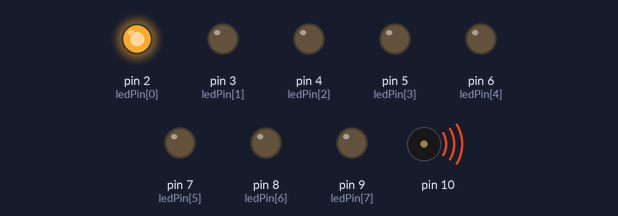
The sketch below on a simulated Arduino Uno, built with avr-gcc and run on an emulated ATmega328P. Parts: output pins drawn as LEDs (lit = HIGH), buzzer (waves = sounding).

Above: at 0.12 s.
At 1.1 s:
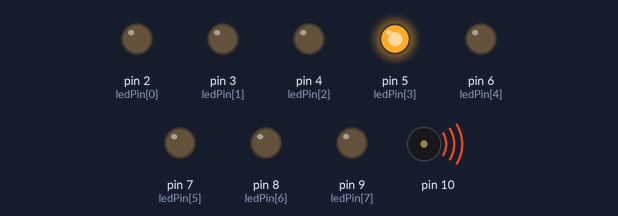
At 2.4 s:
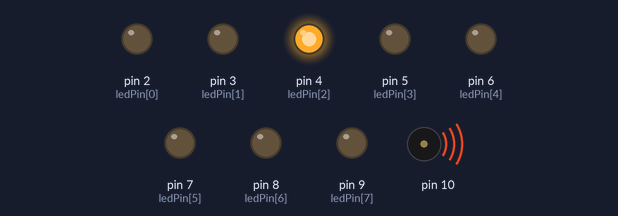
At 2.72 s:
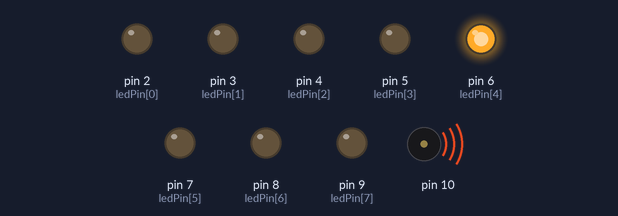
At 3.37 s:
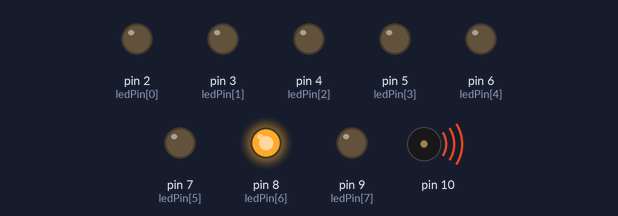
At 4.55 s:
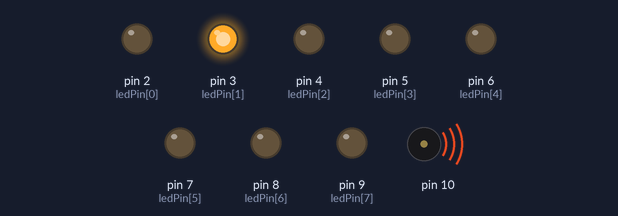
Timing chart, 0 to 4.8 s (numbered marks = the images above):
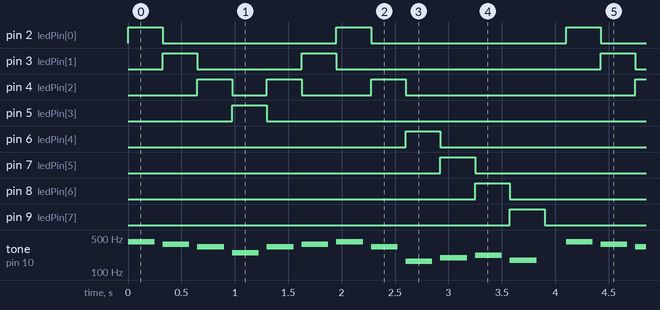

Measured:
- by itself, pin 2 (ledPin[0]): alternates HIGH for 0.33 s and LOW for 1.6 s
- by itself, pin 3 (ledPin[1]): repeats every 4.1 s: LOW 0.98 s, HIGH 0.33 s, LOW 2.5 s, HIGH 0.33 s
- by itself, pin 4 (ledPin[2]): repeats every 4.1 s: LOW 0.33 s, HIGH 0.33 s, LOW 0.65 s, HIGH 0.33 s, LOW 2.2 s, HIGH 0.33 s
- by itself, pin 5 (ledPin[3]), pin 6 (ledPin[4]), pin 7 (ledPin[5]), pin 8 (ledPin[6]), pin 9 (ledPin[7]): alternates HIGH for 0.33 s and LOW for 3.8 s
- by itself, tone on pin 10: plays 415 Hz for 0.25 s, 369 Hz for 0.25 s, 329 Hz for 0.25 s, 246 Hz for 0.25 s, 329 Hz for 0.25 s, 369 Hz for 0.25 s … (118 notes in this stretch)

The sketch:

grand_amur_esboo1.ino
```cpp
// C++ code
//
#define NOTE_E3 165
#define NOTE_F3 175
#define NOTE_G3 196
#define NOTE_A3 220
#define NOTE_B3 246
#define NOTE_G4 415
#define NOTE_F4 369
#define NOTE_E 329

void setup()
{

  int ledPin[]={
    2,3,4,5,6,7,8,9
  };
  for(int lednum=2;lednum<10;lednum++){
    pinMode(lednum,OUTPUT);

  }

}


int melody[]={
  NOTE_G4,NOTE_F4,NOTE_E , NOTE_B3, NOTE_E,NOTE_F4,NOTE_G4,
  NOTE_E,NOTE_E3,NOTE_G3,NOTE_A3,NOTE_F3};
int noteDuration[]={
  4,4,4,4,4,4,4,4,4,4,4,4
};
void loop()
{
  int ledPin[]={
    2,3,4,5,6,7,8,9
  };
  int thisNote;
  int ledState;
  int noteDurations;

  for(thisNote=0;thisNote<12;thisNote++){

    noteDurations=1000/noteDuration[thisNote];
    tone(10,melody[thisNote],noteDurations);
   if(melody[thisNote]==NOTE_G4){
    digitalWrite(ledPin[0],HIGH);
	ledState=ledPin[0];
  	}else if(melody[thisNote]==NOTE_F4){
   	 digitalWrite(ledPin[1],HIGH);
     ledState=ledPin[1];

    }else if(melody[thisNote]==NOTE_E ){
    	digitalWrite(ledPin[2],HIGH);
   	   ledState=ledPin[2];

  }else if(melody[thisNote]==NOTE_B3){
    digitalWrite(ledPin[3],HIGH);
    ledState=ledPin[3];
  }else if(melody[thisNote]==NOTE_E3){
     digitalWrite(ledPin[4],HIGH);
    ledState=ledPin[4];
  }else if(melody[thisNote]==NOTE_G3){
    digitalWrite(ledPin[5],HIGH);
    ledState=ledPin[5];
  }else if(melody[thisNote]==NOTE_A3){
    digitalWrite(ledPin[6],HIGH);
    ledState=ledPin[6];
  }else if(melody[thisNote]==NOTE_F3){
    digitalWrite(ledPin[7],HIGH);
    ledState=ledPin[7];
  }

  int PauseBetweenNote=noteDurations*1.3;
    delay(PauseBetweenNote); noTone(10);
     digitalWrite(ledState,LOW);	//delay(100);
  }

    delay(200);
}
```
